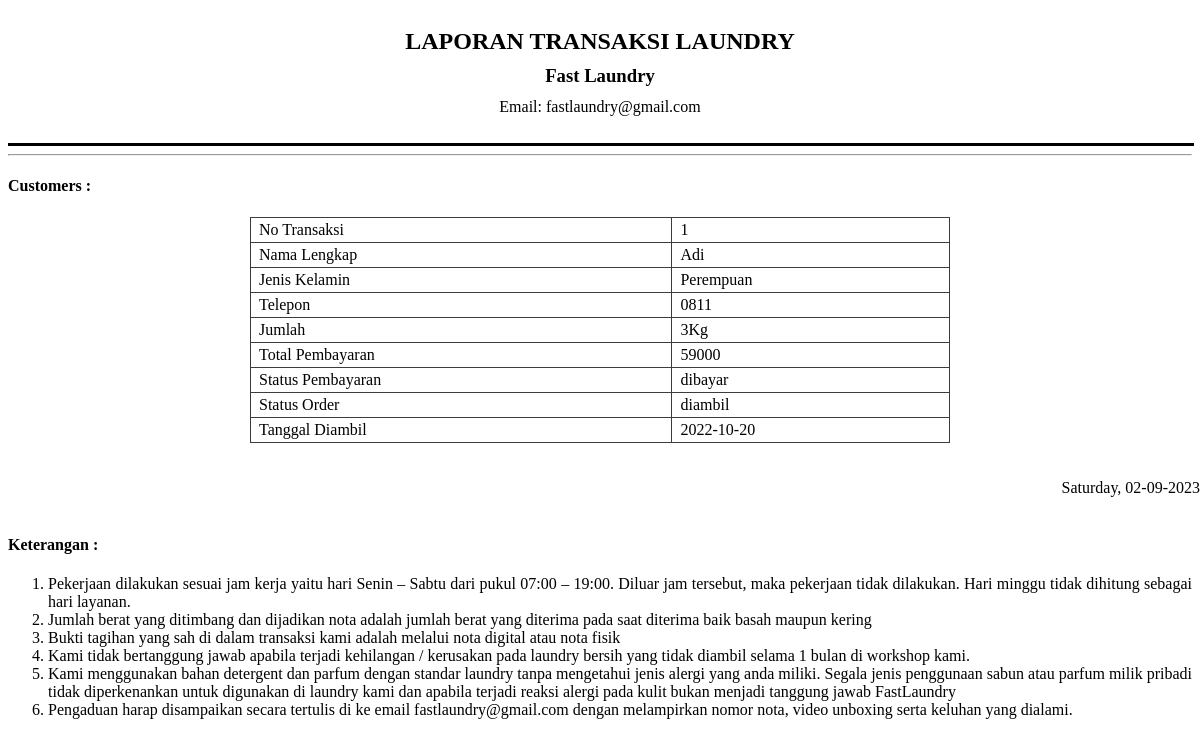
Screenshot of /detail_transaksi.php?id=1 with the database file from the repository.
### tables this page shows
CREATE TABLE `detail_transaksi` (
  `id` int(11) NOT NULL,
  `id_transaksi` int(11) DEFAULT NULL,
  `id_paket` int(11) DEFAULT NULL,
  `qty` int(11) DEFAULT NULL
);

CREATE TABLE `member` (
  `id` int(11) NOT NULL,
  `nama` varchar(100) DEFAULT NULL,
  `alamat` text NOT NULL,
  `jenis_kelamin` enum('Laki-laki','Perempuan') NOT NULL,
  `tlp` varchar(15) NOT NULL
);

CREATE TABLE `transaksi` (
  `id` int(11) NOT NULL,
  `id_member` int(11) DEFAULT NULL,
  `tgl` date NOT NULL,
  `batas_waktu` date NOT NULL,
  `tgl_bayar` date NOT NULL,
  `status` enum('baru','proses','selesai','diambil') NOT NULL,
  `dibayar` enum('dibayar','belum_dibayar') NOT NULL,
  `id_user` int(11) DEFAULT NULL
);

### detail_transaksi.php (the view, shortened to what this page needs)
<!DOCTYPE html>
<html>
<head>
</head>
<body>
  <center><h2 class="align-center">LAPORAN TRANSAKSI LAUNDRY</h2></center>
  <center><h3>Fast Laundry</h3></center>
  <center><p class="header">Email: fastlaundry@gmail.com</p></center>
  <br>
  <hr style="width:100%" , size="3" , color=black>
  <hr>
  <h4>Customers :</h4>
  <table>
    <?php
    include "koneksi.php";
    $sql = 'select * from transaksi join detail_transaksi on detail_transaksi.id_transaksi=transaksi.id join member on member.id = transaksi.id_member where transaksi.id = '  . $_GET['id'] ;
    $result = mysqli_query($conn, $sql);
    ?>
    <?php if ($data_detail_transaksi = mysqli_fetch_assoc($result)) { ?>
      <tbody>
        <tr>
          <td class="col-lg-4 fw-bold text-muted">No Transaksi</td>
          <td class="fw-bold fs-6"><?= $data_detail_transaksi['id_transaksi'] ?></td>
        </tr>
        <tr>
          <td class="col-lg-4 fw-bold text-muted">Nama Lengkap</td>
          <td class="fw-bold fs-6"><?= $data_detail_transaksi['nama'] ?></td>
        </tr>
        <tr>
          <td class="col-lg-4 fw-bold text-muted">Jenis Kelamin</td>
          <td class="fw-bold fs-6"><?= $data_detail_transaksi['jenis_kelamin'] ?></td>
        </tr>
        <tr>
          <td class="col-lg-4 fw-bold text-muted">Telepon</td>
          <td class="fw-bold fs-6"><?= $data_detail_transaksi['tlp'] ?></td>
        </tr>
        <tr>
        <?php
                    $qry_detail=mysqli_query($conn,"select * from detail_transaksi where detail_transaksi.id_transaksi = '".$_GET['id']."'");
                    $jumlah = 0;
                    while($dt_detail=mysqli_fetch_array($qry_detail)){
                        ?>
                            <?php
                                $jumlah += $dt_detail['qty'];
                            ?>
                        <?php
                    }?>
                    <tr><td>Jumlah</td><td colspan="2"><?=$jumlah?>Kg</td></tr>
        </tr>
        <?php
                    $qry_detail=mysqli_query($conn,"select * from detail_transaksi join paket on detail_transaksi.id_paket = paket.id where detail_transaksi.id_transaksi = '".$_GET['id']."'");
                    $total = 0;
                    while($dt_detail=mysqli_fetch_array($qry_detail)){
                        ?>
                            <?php
                                $total += $dt_detail['harga'] * $dt_detail['qty'];
                            ?>
                        <?php
                    }
                    ?>
                    <tr><td>Total Pembayaran</td><td colspan="2"><?=$total?></td></tr>
        <tr>
          <td class="col-lg-4 fw-bold text-muted">Status Pembayaran</td>
          <td class="fw-bold fs-6"><?= $data_detail_transaksi['dibayar'] ?></td>
        </tr>
        <tr>
          <td class="col-lg-4 fw-bold text-muted">Status Order</td>
          <td class="fw-bold fs-6"><?= $data_detail_transaksi['status'] ?></td>
        </tr>
        <tr>
          <td class="col-lg-4 fw-bold text-muted">Tanggal Diambil</td>
          <td class="fw-bold fs-6"><?= $data_detail_transaksi['batas_waktu'] ?></td>
        </tr>
      <?php
    }
      ?>
      </tbody>
  </table>
  <br><br>
  <div class="date">
    <?php
    echo date('l, d-m-Y');
    ?><br>
  </div>
  <br><br>
  <h4>Keterangan :</h4>
  <ol style="text-align: justify">
    <li>Pekerjaan dilakukan sesuai jam kerja yaitu hari Senin – Sabtu dari pukul 07:00 – 19:00. Diluar jam tersebut, maka pekerjaan tidak dilakukan. Hari minggu tidak dihitung sebagai hari layanan.</li>
    <li>Jumlah berat yang ditimbang dan dijadikan nota adalah jumlah berat yang diterima pada saat diterima baik basah maupun kering</li>
    <li>Bukti tagihan yang sah di dalam transaksi kami adalah melalui nota digital atau nota fisik</li>
    <li>Kami tidak bertanggung jawab apabila terjadi kehilangan / kerusakan pada laundry bersih yang tidak diambil selama 1 bulan di workshop kami.</li>
    <li>Kami menggunakan bahan detergent dan parfum dengan standar laundry tanpa mengetahui jenis alergi yang anda miliki. Segala jenis penggunaan sabun atau parfum milik pribadi tidak diperkenankan untuk digunakan di laundry kami dan apabila terjadi reaksi alergi pada kulit bukan menjadi tanggung jawab FastLaundry</li>
    <li>Pengaduan harap disampaikan secara tertulis di ke email fastlaundry@gmail.com dengan melampirkan nomor nota, video unboxing serta keluhan yang dialami.</li>
  </ol>
</body>
</html>

### detail_transaksi.php (style rules this page uses)
table { margin: 0 auto; border-collapse: collapse; width: 700px; }
table th, table td { border: 1px solid #3c3c3c; padding: 3px 8px; }
h2 { margin: 0 150px; padding-top: 20px; }
h3, .header { margin: 0 150px; padding-top: 10px; }
table { text-align: left; }
p { line-height: 20px; }
.date { position: absolute; right: 0; }

### rows the page displays
detail_transaksi: id_transaksi "1"
member: nama "Adi", jenis_kelamin "Perempuan", tlp "0811"
transaksi: dibayar "dibayar", status "diambil", batas_waktu "2022-10-20"

### other values shown
$jumlah "3"
$total "59000"
